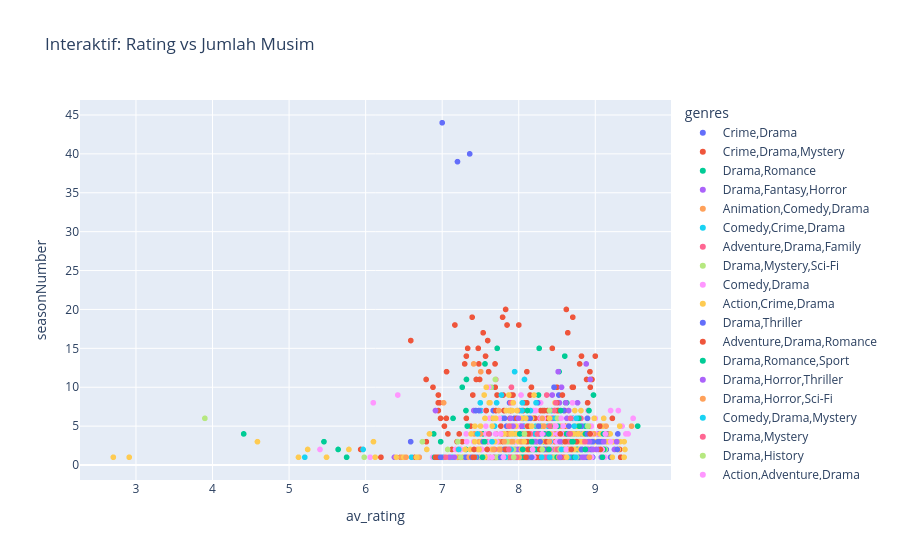

Here is the notebook cell this chart was saved with:
### Code cell
fig = px.scatter(df, 
                 x='av_rating', 
                 y='seasonNumber', 
                 hover_name='title',  
                 color='genres',      
                 title='Interaktif: Rating vs Jumlah Musim')

fig.show()
